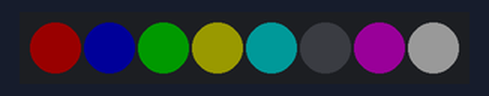
This sketch was run on a simulated Arduino Uno R4 WiFi. On the bench: 8 RGB LEDs in strip order, left to right. Dim RGB values are drawn brighter than linear.

Above: at 0.1 s.
At 0.6 s:
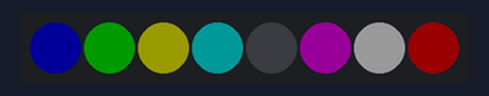
At 1.1 s:
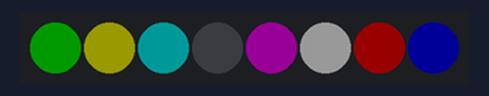
At 1.6 s:
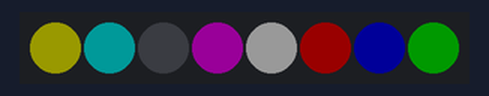
At 2.6 s:
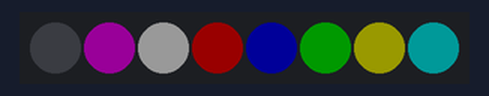
At 3.6 s:
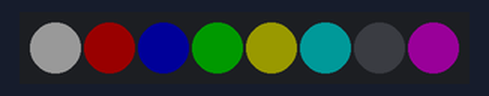
Timing chart, 0 to 40.0 s (numbered marks = the images above):
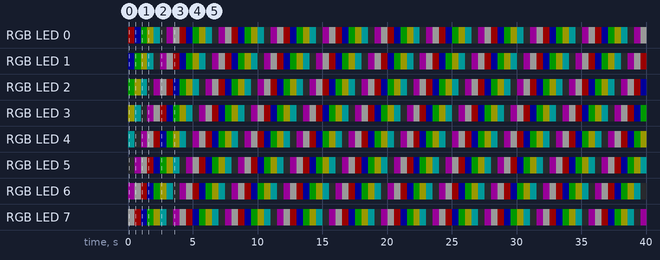

The sketch:

LedCycle.ino
```cpp
/**
* Day 1
*
* I got this cool looking light cycle going.
*
* Took me way longer than it should have, but I don't know c++ and my brain is rotted.
*
*/
#include <Arduino_Modulino.h>

ModulinoPixels leds;

int BRIGHTNESS = 10;
int DELAY = 500;
int NUM_OF_LIGHTS = 8;
ModulinoColor* COLORS[] = {
  &RED, &BLUE, &GREEN, &YELLOW, &CYAN, &BLACK, &VIOLET, &WHITE
};
int COLOR_OFFSET = 0;

void setup() {
  Modulino.begin();
  leds.begin();
}

void loop() {
  for (int i = 0; i < NUM_OF_LIGHTS; i++) {
    int idx = (i + COLOR_OFFSET) % NUM_OF_LIGHTS;
    leds.set(i, *COLORS[idx], BRIGHTNESS);
  }

  COLOR_OFFSET = (COLOR_OFFSET + 1) % NUM_OF_LIGHTS;

  leds.show();
  delay(DELAY);
}
```

Measured:
- by itself, RGB LED 0: repeats every 4.0 s: RGB(0, 0, 25) 0.50 s, RGB(0, 25, 0) 0.50 s, RGB(25, 25, 0) 0.50 s, RGB(0, 25, 25) 0.50 s, off 0.50 s, RGB(25, 0, 25) 0.50 s, RGB(25, 25, 25) 0.50 s, RGB(25, 0, 0) 0.50 s
- by itself, RGB LED 1: repeats every 4.0 s: RGB(0, 25, 0) 0.50 s, RGB(25, 25, 0) 0.50 s, RGB(0, 25, 25) 0.50 s, off 0.50 s, RGB(25, 0, 25) 0.50 s, RGB(25, 25, 25) 0.50 s, RGB(25, 0, 0) 0.50 s, RGB(0, 0, 25) 0.50 s
- by itself, everything shown: repeats every 4.0 s, in 8 steps
- what the display in image 1 shows lasts 0.5 s, from 0.5 s to 1.0 s
